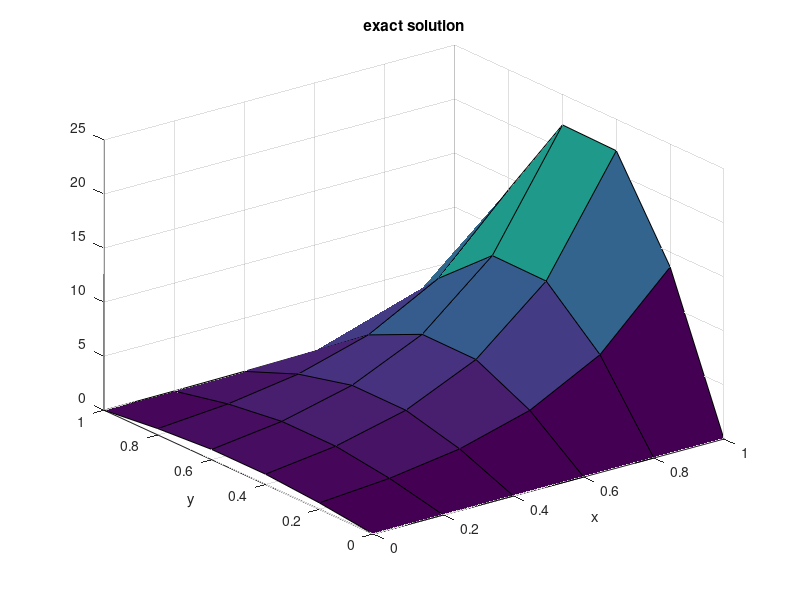
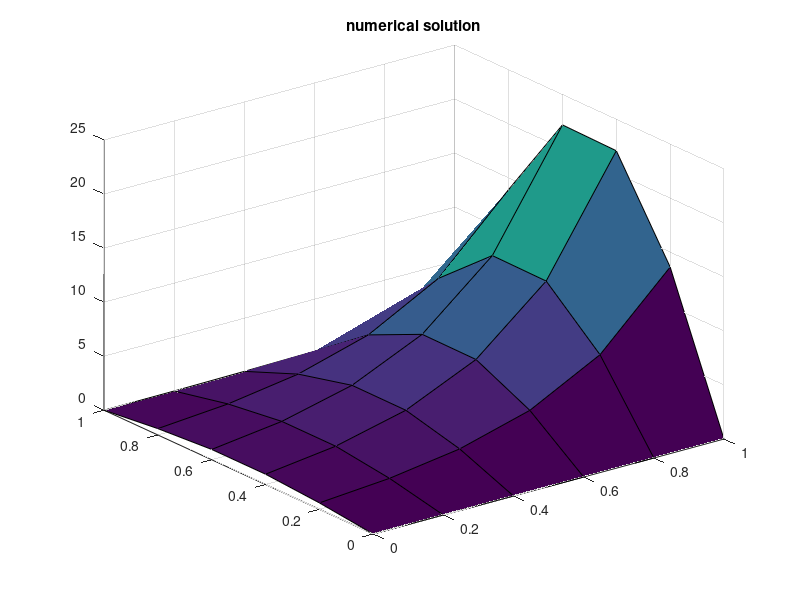
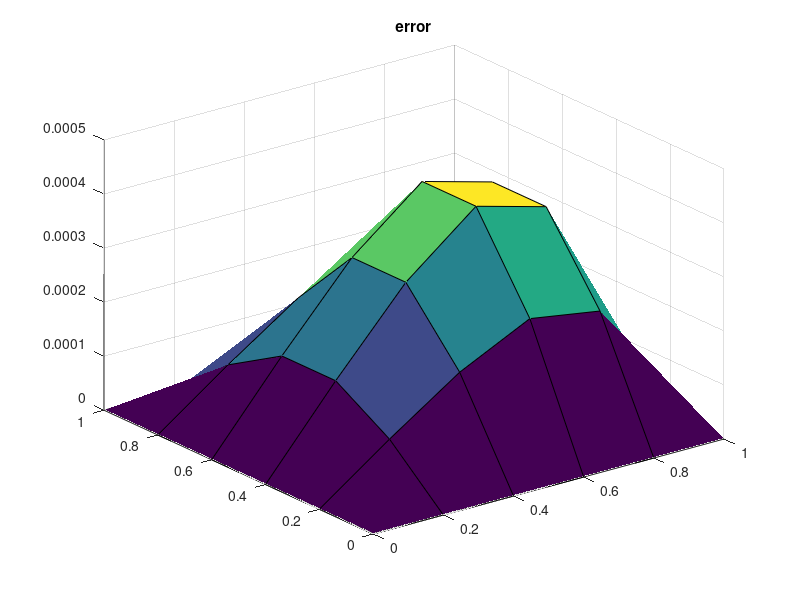
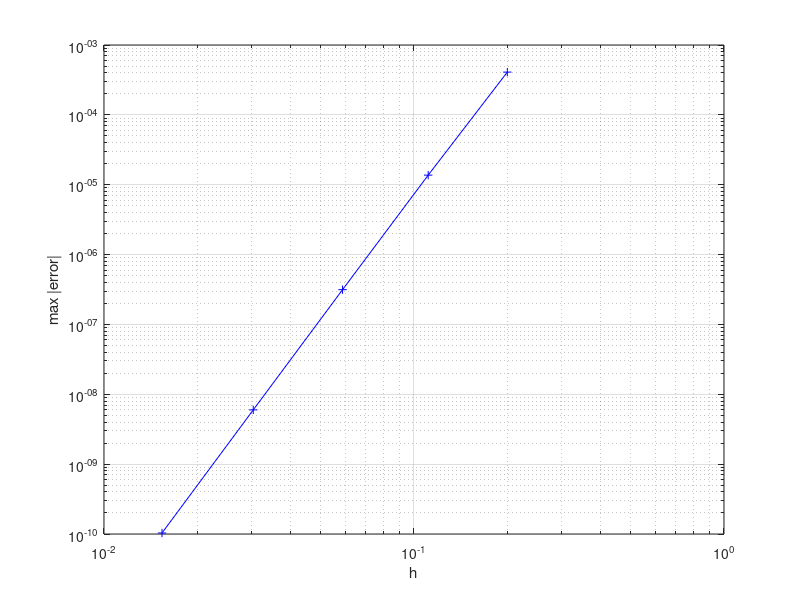

MATLAB code for these plots, in order:
% Numerical Programming 2 CSE
% Tutorial 8 - PDE - Finite Difference Method 2
% Author: Bernhard Gatzhammer

% Matlab code for exercise 2c)

close all 
clear all

kend = 6;
maxerrors = zeros(kend,1);
hs = zeros(kend,1);

sol = @(x,y) exp(pi*x)*sin(pi*y)+0.5*(x*y)^2;

for k=2:kend
    n = 2^k;
    h = 1/(n+1);
    L = zeros(n^2 ,n^2);
    x = zeros(n^2,1);
    exact = zeros(n^2,1);
    b = zeros(n^2,1);
   
    % Five-point star   
    for i=1:n^2    
        x = (mod(i-1,n) +1) * h;
        y = (floor((i-1)/n) +1) * h;
                
        % Initialize right-hand side
        b(i) = 3*(h^2)*(x^2 + y^2);
        
        % Lower boundary     
        if i < n+1
            b(i) = b(i) - 4*sol(x,y-h) + (1/4)*sol(x,y-2*h);
        elseif i < (2*n)+1
            b(i) = b(i) + 1/4*sol(x,y-2*h);
            L(i,i-n) = 4;
        else
            L(i,i-n) = 4;
            L(i,i-2*n) = -1/4;
        end
        % Upper boundary
        if i > n*(n-1)     
            b(i) = b(i) - 4*sol(x,y+h) + (1/4)*sol(x,y+2*h);
        elseif i > n*(n-2)      
            b(i) = b(i) + 1/4*sol(x,y+2*h);
            L(i,i+n) = 4;
        else
            L(i,i+2*n) = -1/4;
            L(i,i+n) = 4;
        end
        % Left boundary
        if mod(i-1,n)+1 < 2
            b(i) = b(i) - 4*sol(x-h,y) + (1/4)*sol(x-2*h,y);
        elseif mod(i-1,n)+1 < 3
            b(i) = b(i) + (1/4)*sol(x-2*h,y);
            L(i,i-1) = 4;
        else
            L(i,i-1) = 4;
            L(i,i-2) = -1/4;
        end
        % Right boundary        
        if mod(i-1,n) + 1 > n-1
            b(i) = b(i) - 4*sol(x+h,y) + (1/4)*sol(x+2*h,y);
        elseif mod(i-1,n) + 1 > n-2
            b(i) = b(i) + (1/4)*sol(x+2*h,y);
            L(i,i+1) = 4;
        else
            L(i,i+1) = 4;
            L(i,i+2) = -1/4;
        end
        
        % main diagonal
        L(i,i) = -15;        
        
        exact(i) = sol(x,y);
    end
    
    % Solve system
    x = L\b;
    
    % Store h and maximal error
    hs(k) = h;
    maxerrors(k) = max(abs(exact - x));
    
    if k == 2  % Perform solution plots
        coords = linspace(0,1,n+2);    
        [xx, yy] = meshgrid(coords, coords);
        xgrid = zeros(n+2,n+2);
        exactgrid = zeros(n+2,n+2);
        errors = zeros(n+2,n+2);
        for j=1:n+2
            for i=1:n+2
                exactgrid(j,i) = exp(pi*(i-1)*h)*sin(pi*(j-1)*h)+0.5*((i-1)*(j-1)*h^2)^2;
                xgrid(j,i) = exactgrid(j,i);
            end
        end
        for j=2:n+1
            for i=2:n+1
                index = i - 1 + (j-2)*n;
                xgrid(j,i) = x(index);
                %exactgrid(i,j) = exp(pi*(i-1)*h)*sin(pi*(j-1)*h)+0.5*((i-1)*(j-1)*h^2)^2;
                errors(j,i) = exactgrid(j,i) - x(index);
            end
        end
        surf(xx,yy,exactgrid);
        title('exact solution')
        xlabel('x')
        ylabel('y')
        figure
        surf(xx,yy,xgrid);
        title('numerical solution')
        figure
        surf(xx,yy,errors);
        title('error')
    end
end


% Plot maximal errors in dependence of h
figure
loglog(hs, maxerrors, 'b+-')
xlabel('h')
ylabel('max |error|')
grid on